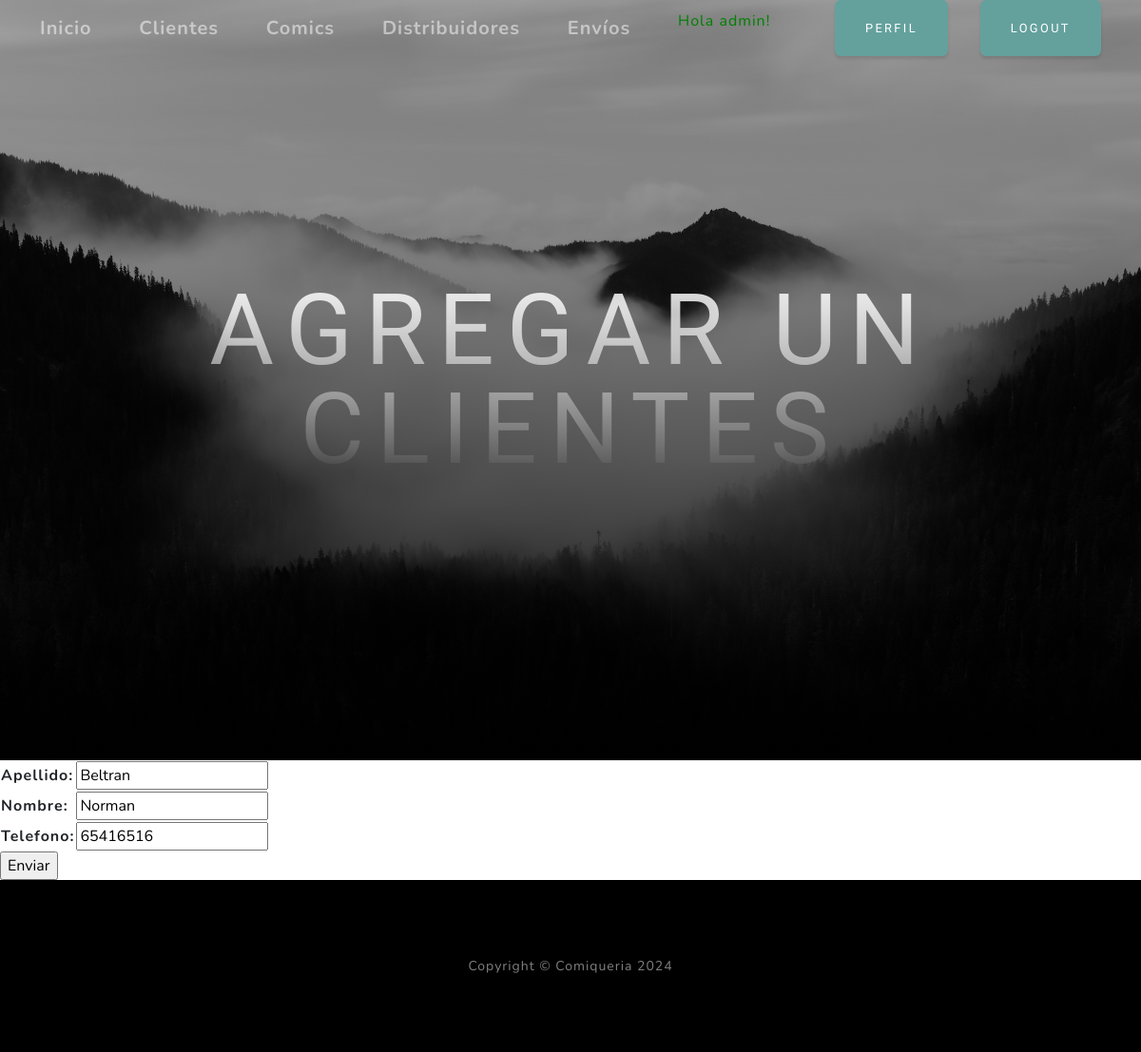
The app's page /comiqueriapp/modificar_cliente/5/ (signed in) with its own data.
### comiqueriapp/models.py (models this page shows, shortened)
class Cliente(models.Model):
    apellido = models.CharField(max_length=50)
    nombre = models.CharField(max_length=50)
    telefono = models.IntegerField()
    class Meta:
        ordering = ["apellido"]

### comiqueriapp/views.py (the view)
# urls.py: path('modificar_cliente/<id_cliente>/', modificarCliente, name="modificarCliente"),
def modificarCliente(request, id_cliente):
    cliente= Cliente.objects.get(id=id_cliente)
    if request.method == "POST":
        miForm = ClienteForm(request.POST)
        if miForm.is_valid():
            cliente.apellido = miForm.cleaned_data.get('apellido')
            cliente.nombre = miForm.cleaned_data.get('nombre')
            cliente.telefono = miForm.cleaned_data.get('telefono')
            cliente.save()
            return redirect(reverse_lazy('cliente'))
    else:
        miForm = ClienteForm(initial={
            'apellido': cliente.apellido,
            'nombre': cliente.nombre,
            'telefono': cliente.telefono,
        })
        return render(request, "comiqueriapp/clienteForm.html", {"form": miForm})

### comiqueriapp/forms.py
class ClienteForm(forms.Form):
    apellido = forms.CharField(max_length=50, required=True)
    nombre = forms.CharField(max_length=50, required=True)
    telefono = forms.IntegerField(required=True)

### comiqueriapp/templates/comiqueriapp/clienteForm.html (shortened to what this page needs)
{% extends 'comiqueriapp/home.html' %}
{% block titulo %}
<h1 class="mx-auto my-0 text-uppercase">Agregar un clientes</h1>
{% endblock titulo %}
{% block contenido %}
<form action="" method="post">
    <table>
    {{ form.as_table }}
    </table>
    <input type="submit" value="Enviar">
</form>
{% endblock contenido %}

### comiqueriapp/templates/comiqueriapp/home.html (shortened to what this page needs)
<!DOCTYPE html>
<html lang="en">
    <head>
        {% load static %}
        <link href="{% static 'css/styles.css' %}" rel="stylesheet" />
    </head>
    <body id="page-top">
        <nav class="navbar navbar-expand-lg navbar-light fixed-top" id="mainNav">
            <div class="container">
                <a class="navbar-brand" href="{% url 'home' %}">Inicio</a>
                {% if user.is_authenticated %}
                    <a class="navbar-brand" href="{% url 'cliente' %}">Clientes</a>
                    <a class="navbar-brand" href="{% url 'comic' %}">Comics</a>
                    <a class="navbar-brand" href="{% url 'distribuidor' %}">Distribuidores</a>
                    <a class="navbar-brand" href="{% url 'envio' %}">Envíos</a>
                    <p style="color:green">Hola {{user.username}}!</p>
                    <a class="btn btn-primary" href="{% url 'editar_perfil' %}">Perfil</a>
                    <a class="btn btn-primary" href="{% url 'logout' %}">Logout</a>
                {% else %}
                    <a class="btn btn primary" href="{% url 'login' %}">Login</a>
                    <a class="btn btn success" href="{% url 'registro' %}">Registro</a>
                {% endif %}
            </div>
        </nav>
        <header class="masthead">
            <div class="container px-4 px-lg-5 d-flex h-100 align-items-center justify-content-center">
                <div class="d-flex justify-content-center">
                    <div class="text-center">
                        {% block titulo %}{% endblock titulo %}
                    </div>
                </div>
            </div>
        </header>
        {% block contenido %}
        {% endblock contenido %}
        <footer class="footer bg-black small text-center text-white-50"><div class="container px-4 px-lg-5">Copyright &copy; Comiqueria 2024</div></footer>
    </body>
</html>

### records on screen
Cliente: apellido "Beltran", nombre "Norman", telefono "65416516"

### other values on screen
{{ user.username }} "admin"
